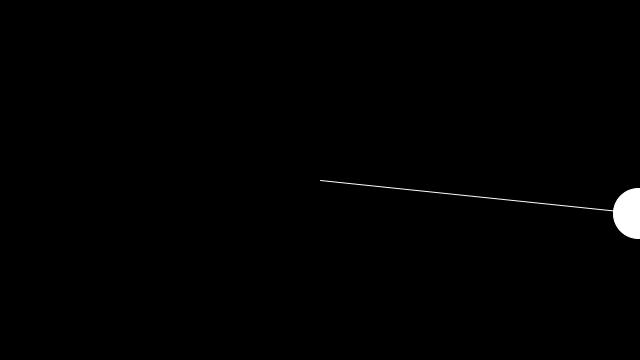
Frame 1 (no input)
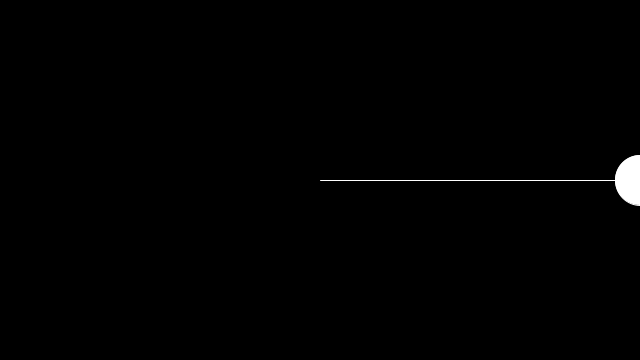
Frame 60 (the mouse pressed at the canvas centre just before this capture)
Frame 120 (the mouse held since frame 60 and released just before this capture): identical to frame 60, image omitted

The Processing sketch that drew these frames (run headless with seeded random() and noise(); from frame 60 on, the mouse is pressed at the canvas centre):

// Processing sketch: TrigonometryAndPolar
// ── TrigonometryAndPolar.pde
float r = 320;
float a = PI/2;
float period = 60;

float aVel = 0;
float aAcc = 0.001;


void setup(){
  size(640, 360);
}

void draw(){
  background(0);
  translate(width/2, height/2);
  //float x = r*cos(a);
  //float y = r*sin(a);
  float x = r*cos((frameCount/period) * TWO_PI);
  float y = r*sin((frameCount/period) * TWO_PI);
  //when xfps, if we set period = 2x, 2PI/s in result. 
  fill(255);
  stroke(255);
  line(0, 0, x, y);
  ellipse(x, y, 50, 50);
  
  a += aVel;
  aVel += aAcc;
  aVel = constrain(aVel, 0, 0.2);

}
